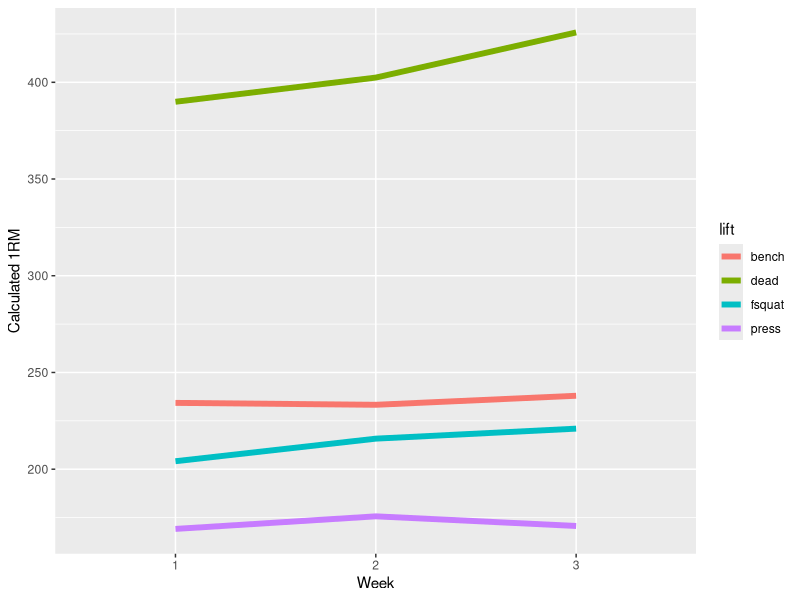

The R script that drew this image: (Note: this script raises an error after producing the figure.)
## ---- chunk 1
knitr::opts_chunk$set(echo = TRUE)

library(magrittr)
library(dplyr)
library(tidyr)
library(ggplot2)
## ---- chunk 2
lifts <- data.frame(lift =        c("fsquat", "bench", "dead", "press"),
                    training_max = c(205,     220,     385,    170))
## ---- chunk 3
week_perc <- tibble::tribble(
  ~week,    ~type, ~perc, ~reps,
     1L, "warmup",   0.4,    5L,
     1L, "warmup",   0.5,    5L,
     1L, "warmup",   0.6,    3L,
     1L,   "main",  0.65,    5L,
     1L,   "main",  0.75,    5L,
     1L,   "main",  0.85,    5L,
     2L, "warmup",   0.4,    5L,
     2L, "warmup",   0.5,    5L,
     2L, "warmup",   0.6,    3L,
     2L,   "main",   0.7,    3L,
     2L,   "main",   0.8,    3L,
     2L,   "main",   0.9,    3L,
     3L, "warmup",   0.4,    5L,
     3L, "warmup",   0.5,    5L,
     3L, "warmup",   0.6,    3L,
     3L,   "main",  0.75,    5L,
     3L,   "main",  0.85,    3L,
     3L,   "main",  0.95,    1L
  )


## ---- chunk 4
prog.ls <- apply(X = lifts, 1, function(x){
  tmp <- week_perc
  weights <- (week_perc$perc * as.integer(x[2]))
  tmp$lift <- x[1]
  tmp$weight <- round(weights / 5) * 5
  return(tmp)
})

names(prog.ls) <- lifts$lift
## ---- chunk 5
accomplished <- tibble::tribble(
  ~week,    ~lift, ~weight, ~reps,
     1L, "fsquat",     175,    5,
     1L,  "bench",     185,    8,
     1L,   "dead",     325,    6,
     1L,  "press",     145,    5,
     2L, "fsquat",     185,    5,
     2L,  "bench",     200,    5,
     2L,   "dead",     345,    5,
     2L,  "press",     155,    4,
     3L, "fsquat",     195,    4,
     3L,  "bench",     210,    4,
     3L,   "dead",     365,    5,
     3L,  "press",     160,    2
  ) %>% 
  mutate(calc1RM = weight*reps*0.0333 + weight) %>% 
  filter(complete.cases(.))

## ---- chunk 6
library(ggplot2)

accomplished %>% 
  ggplot(aes(x = as.factor(week), y = calc1RM)) + 
  geom_line(aes(group = lift, color = lift), size = 2) +
  labs(x = "Week",
       y = "Calculated 1RM")
## ---- chunk 7
dates <- tibble::tribble(
  ~week, ~date,
   1,     "2019-03-18",
   2,     "2019-03-25",
   3,     "2019-04-01"
) %>%
  mutate(date = ymd(date))
## ---- chunk 8
lift_tbl <- left_join(accomplished, dates) %>% 
  select(week, date, lift:calc1RM)
## ---- chunk 9
write.csv(x = lift_tbl, file = "data/2019-03_lift-data.csv",
          quote = FALSE, row.names = FALSE)
